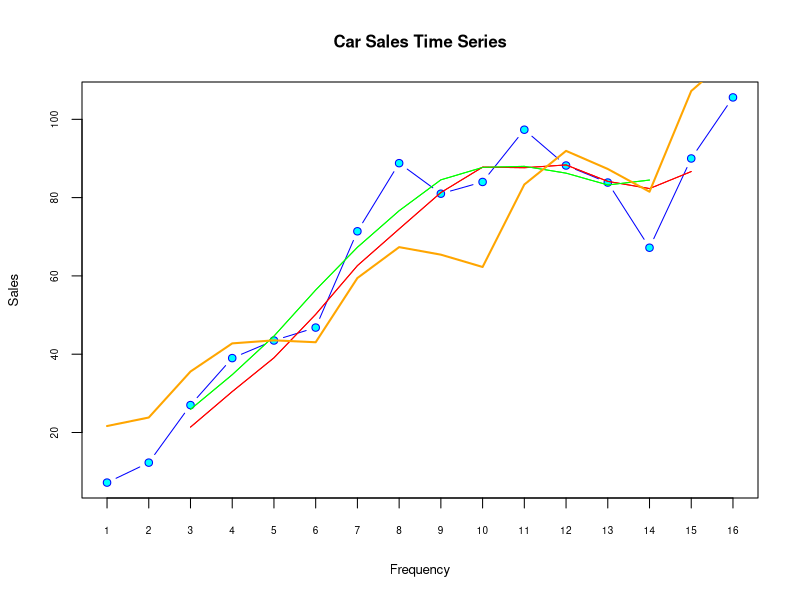
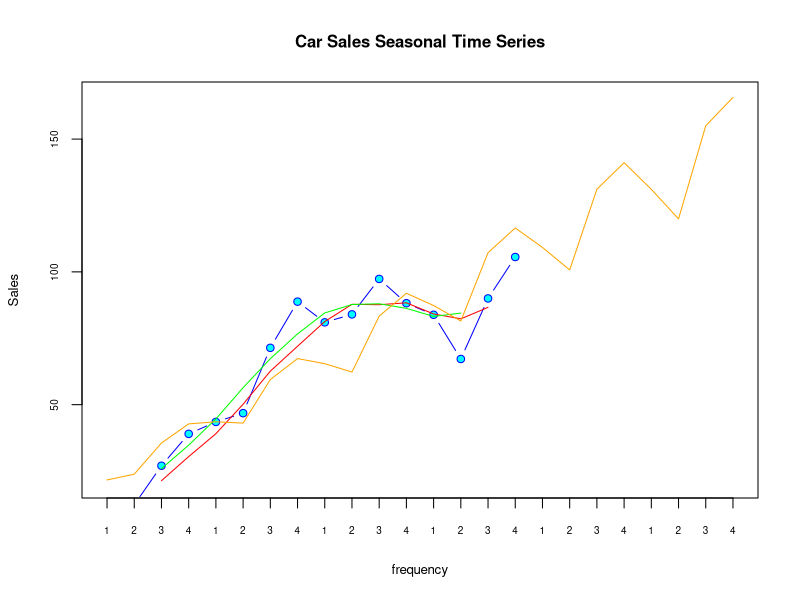

The R script that drew these images, in order: (Note: this script raises an error after producing the figures.)
# TimesSeries3.R
# Calculations taken from:
# https://www.youtube.com/watch?annotation_id=annotation_944828&feature=iv&src_vid=5C012eMSeIU&v=kcfiu-f88JQ

# Other timeseries/forecasting tips:
# https://www.otexts.org/fpp/
# http://analysights.wordpress.com/2010/05/06/forecast-friday-topic-moving-average-methods-2/
# http://www.personal.soton.ac.uk/rchc/Teaching/MATH6011/ForecastingChap3.htm

# Create a forecasting function
# Example: Simple moving average:
sales <- c(129, 134, 122)
sma <- sum(sales) / 3
# TODO: Add weighted moving average
weights <- c(.20, .30, .50)
sum(sales * weights) # [(122 * .50) + (134 * .30) + (129 * .20) = 127]

years <- 4
frequency <- 4 # TODO: Could this any frequency (4,12,52)?
# t = time series
t <- 1:(years * frequency)

# Sales data with a seasonal trend
sales <- seq(-pi*4, pi*4, by=pi/2)
sales <- sales[1:length(sales)-1]
sales <- sin(sales) * log(1:length(sales))
#plot(sales, type="b", col="blue")

sales <- c(4.8, 4.1, 6.0, 6.5, 5.8, 5.2, 6.8, 7.4, 6.0, 5.6, 7.5, 7.8, 6.3, 5.9, 8.0, 8.4) # Upward trend
sales <- c(4.8, 4.1, 6.0, 6.5, 5.8, 5.2, 6.8, 7.4, 6.0, 5.6, 5.9, 4.9, 4.3, 3.2, 4.0, 4.4) # Up, then down
sales <- c(4.8, 4.1, 6.0, 6.5, 5.8, 5.2, 6.8, 7.4, 6.0, 5.6, 5.9, 4.9, 4.3, 3.2, 4.0, 4.4) * -1 # Down, then up
sales <- sales * -1.5 # Create a downward trend
#sales <- sales * ((years * frequency):1) # Modify, smooth it out
sales <- sales * (1:(years * frequency)) # Modify, increase

#sales <- besselJ(1:(years * frequency), nu=1)
#sales <- sin(1:(years * frequency)) * ((years * frequency):1)

df <- data.frame(t=t, frequency=rep(c(1:frequency), years), sales=sales)
df
plot(df$sales, type="b", col="blue", pch=21, bg="cyan", main="Car Sales Time Series",
     xlab="Frequency", ylab="Sales", xaxt="n", cex.axis=.6, cex.lab=.8, cex.main=1)
axis(side=1, at=seq(16), cex.axis=.6)

# Moving average
ma <- rep(NA, (years * frequency))
for (counter in 3:(length(sales)-1)) {
  ma[counter] <- mean(sales[(counter - 2):(counter + 1)])
}
ma
df$ma <- ma
lines(ma, col="red")

# Centered moving average
cma <- rep(NA, (years * frequency))
for (counter in 3:(length(sales)-1)) {
  cma[counter] <- mean(ma[counter:(counter + 1)])
}
cma
df$cma <- cma
lines(cma, col="green")

# Seasonal and Irregular component
df$StIt <- (df$sales / df$cma)

# The mean of the same quarter in all the years 
meanfrequency <- numeric(frequency)
meanfrequency[1] <- mean(df$StIt[df$frequency == 1], na.rm=T)
meanfrequency[2] <- mean(df$StIt[df$frequency == 2], na.rm=T)
meanfrequency[3] <- mean(df$StIt[df$frequency == 3], na.rm=T)
meanfrequency[4] <- mean(df$StIt[df$frequency == 4], na.rm=T)

# Seasonal component
df$St <- rep(meanfrequency, years)
# De-seasonalized
df$DS <- df$sales / df$St

# Get the trend by linear regression on DS and t
fit <- lm(df$DS ~ df$t)
summary(fit)

# Trend
df$Tt <- fit$coeff[1] + fit$coeff[2] * df$t
# Forecast
df$forecast <- df$St * df$Tt
df
lines(df$ma, col="red")
lines(df$cma, col="green")
lines(df$forecast, col="orange", lwd=2)

# All base data in place. Make a <N> year ahead forecast:
# Create new rows for the forecast. t, quarter, St, Tt and Forecast must have new values for the forecast period
years.new <- 2
t.new <- ((frequency * years) + 1):((frequency * years) + (years.new * frequency))
frequency.new <- rep(1:frequency, years.new)
sales.new <- rep(NA, frequency * years.new)
ma.new <- rep(NA, frequency * years.new)
cma.new <- rep(NA, frequency * years.new)
StIt.new <- rep(NA, frequency * years.new)
St.new <- rep(meanfrequency, years.new)
DS.new <- rep(NA, frequency * years.new)
Tt.new <- fit$coeff[1] + fit$coeff[2] * t.new
forecast.new <- St.new * Tt.new
df.new <- data.frame(t=t.new, frequency=frequency.new, sales=sales.new, ma=ma.new, cma=cma.new,
                     StIt=StIt.new, St=St.new, DS=DS.new, Tt=Tt.new, forecast=forecast.new)
df.new 
df <- rbind(df, df.new)

plot(df$sales, type="b", col="blue", pch=21, bg="cyan", main="Car Sales Seasonal Time Series", cex.axis=.6,
     cex.lab=.8, cex.main=1,
     xlab="frequency", ylab="Sales", xaxt="n", ylim=(c(min(df$forecast)-1, max(df$forecast))))
axis(side=1, at=seq(1,length(df$t), by=1), cex.axis=.6, labels=rep(1:frequency, years + years.new))
lines(df$ma, col="red")
lines(df$cma, col="green")
lines(df$forecast, col="orange", lwd=1)

ggplot(data=df, aes(x=t, y=sales)) + geom_line(col="blue") + geom_point(col="blue", size=3, , na.rm=T) + 
  geom_line(aes(x=t, y=cma), col="green4", sixe=.7, linetype=2) +
  geom_line(aes(x=t, y=ma), col="red", size=.7, linetype=2) +
  geom_line(aes(x=t, y=forecast), col="orange", size=1) +
  theme(plot.title=element_text(size=24, color="steelblue4")) + ylab("Sales") +
  ggtitle("Car Sales Seasonal Time Series") +
  scale_x_discrete("Frequency", labels=rep(1:frequency, years + years.new)) + theme_bw()

# Compare:
plot(forecast(ts(sales, start=2007, frequency=frequency)))
plot(forecast(HoltWinters(ts(sales, start=2007, frequency=frequency)), seasonal="additive"))
plot(forecast(HoltWinters(ts(sales, start=2007, frequency=frequency)), start.periods=frequency,
              seasonal="multiplicative"))
# TODO: Check https://www.otexts.org/fpp/7/5
